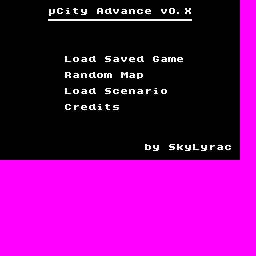

This game map was drawn from its Tiled (.tmx) file and the tilesets committed beside it. A one-line description and the full map source follow:
An orthogonal 32x32 tile map with 8x8 px tiles, 1 tile layer (Tile Layer 1).

<map version="1.5" tiledversion="1.6.0" orientation="orthogonal" renderorder="right-down" width="32" height="32" tilewidth="8" tileheight="8" infinite="0" nextlayerid="2" nextobjectid="1">
 <tileset firstgid="1" source="text.tsx" />
 <layer id="1" name="Tile Layer 1" width="32" height="32">
  <data encoding="csv">
33,33,33,33,33,33,33,33,33,33,33,33,33,33,33,33,33,33,33,33,33,33,33,33,33,33,33,33,33,33,1,1,
33,33,33,33,33,33,132,68,106,117,122,33,66,101,119,98,111,100,102,33,119,49,47,89,33,33,33,33,33,33,1,1,
33,33,33,33,33,33,134,134,134,134,134,134,134,134,134,134,134,134,134,134,134,134,134,134,33,33,33,33,33,33,1,1,
33,33,33,33,33,33,33,33,33,33,33,33,33,33,33,33,33,33,33,33,33,33,33,33,33,33,33,33,33,33,1,1,
33,33,33,33,33,33,33,33,33,33,33,33,33,33,33,33,33,33,33,33,33,33,33,33,33,33,33,33,33,33,1,1,
33,33,33,33,33,33,33,33,33,33,33,33,33,33,33,33,33,33,33,33,33,33,33,33,33,33,33,33,33,33,1,1,
33,33,33,33,33,33,33,33,33,33,33,33,33,33,33,33,33,33,33,33,33,33,33,33,33,33,33,33,33,33,1,1,
33,33,33,33,33,33,33,33,77,112,98,101,33,84,98,119,102,101,33,72,98,110,102,33,33,33,33,33,33,33,1,1,
33,33,33,33,33,33,33,33,33,33,33,33,33,33,33,33,33,33,33,33,33,33,33,33,33,33,33,33,33,33,1,1,
33,33,33,33,33,33,33,33,83,98,111,101,112,110,33,78,98,113,33,33,33,33,33,33,33,33,33,33,33,33,1,1,
33,33,33,33,33,33,33,33,33,33,33,33,33,33,33,33,33,33,33,33,33,33,33,33,33,33,33,33,33,33,1,1,
33,33,33,33,33,33,33,33,77,112,98,101,33,84,100,102,111,98,115,106,112,33,33,33,33,33,33,33,33,33,1,1,
33,33,33,33,33,33,33,33,33,33,33,33,33,33,33,33,33,33,33,33,33,33,33,33,33,33,33,33,33,33,1,1,
33,33,33,33,33,33,33,33,68,115,102,101,106,117,116,33,33,33,33,33,33,33,33,33,33,33,33,33,33,33,1,1,
33,33,33,33,33,33,33,33,33,33,33,33,33,33,33,33,33,33,33,33,33,33,33,33,33,33,33,33,33,33,1,1,
33,33,33,33,33,33,33,33,33,33,33,33,33,33,33,33,33,33,33,33,33,33,33,33,33,33,33,33,33,33,1,1,
33,33,33,33,33,33,33,33,33,33,33,33,33,33,33,33,33,33,33,33,33,33,33,33,33,33,33,33,33,33,1,1,
33,33,33,33,33,33,33,33,33,33,33,33,33,33,33,33,33,33,33,33,33,33,33,33,33,33,33,33,33,33,1,1,
33,33,33,33,33,33,33,33,33,33,33,33,33,33,33,33,33,33,99,122,33,84,108,122,77,122,115,98,100,33,1,1,
33,33,33,33,33,33,33,33,33,33,33,33,33,33,33,33,33,33,33,33,33,33,33,33,33,33,33,33,33,33,1,1,
1,1,1,1,1,1,1,1,1,1,1,1,1,1,1,1,1,1,1,1,1,1,1,1,1,1,1,1,1,1,1,1,
1,1,1,1,1,1,1,1,1,1,1,1,1,1,1,1,1,1,1,1,1,1,1,1,1,1,1,1,1,1,1,1,
1,1,1,1,1,1,1,1,1,1,1,1,1,1,1,1,1,1,1,1,1,1,1,1,1,1,1,1,1,1,1,1,
1,1,1,1,1,1,1,1,1,1,1,1,1,1,1,1,1,1,1,1,1,1,1,1,1,1,1,1,1,1,1,1,
1,1,1,1,1,1,1,1,1,1,1,1,1,1,1,1,1,1,1,1,1,1,1,1,1,1,1,1,1,1,1,1,
1,1,1,1,1,1,1,1,1,1,1,1,1,1,1,1,1,1,1,1,1,1,1,1,1,1,1,1,1,1,1,1,
1,1,1,1,1,1,1,1,1,1,1,1,1,1,1,1,1,1,1,1,1,1,1,1,1,1,1,1,1,1,1,1,
1,1,1,1,1,1,1,1,1,1,1,1,1,1,1,1,1,1,1,1,1,1,1,1,1,1,1,1,1,1,1,1,
1,1,1,1,1,1,1,1,1,1,1,1,1,1,1,1,1,1,1,1,1,1,1,1,1,1,1,1,1,1,1,1,
1,1,1,1,1,1,1,1,1,1,1,1,1,1,1,1,1,1,1,1,1,1,1,1,1,1,1,1,1,1,1,1,
1,1,1,1,1,1,1,1,1,1,1,1,1,1,1,1,1,1,1,1,1,1,1,1,1,1,1,1,1,1,1,1,
1,1,1,1,1,1,1,1,1,1,1,1,1,1,1,1,1,1,1,1,1,1,1,1,1,1,1,1,1,1,1,1
</data>
 </layer>
</map>
